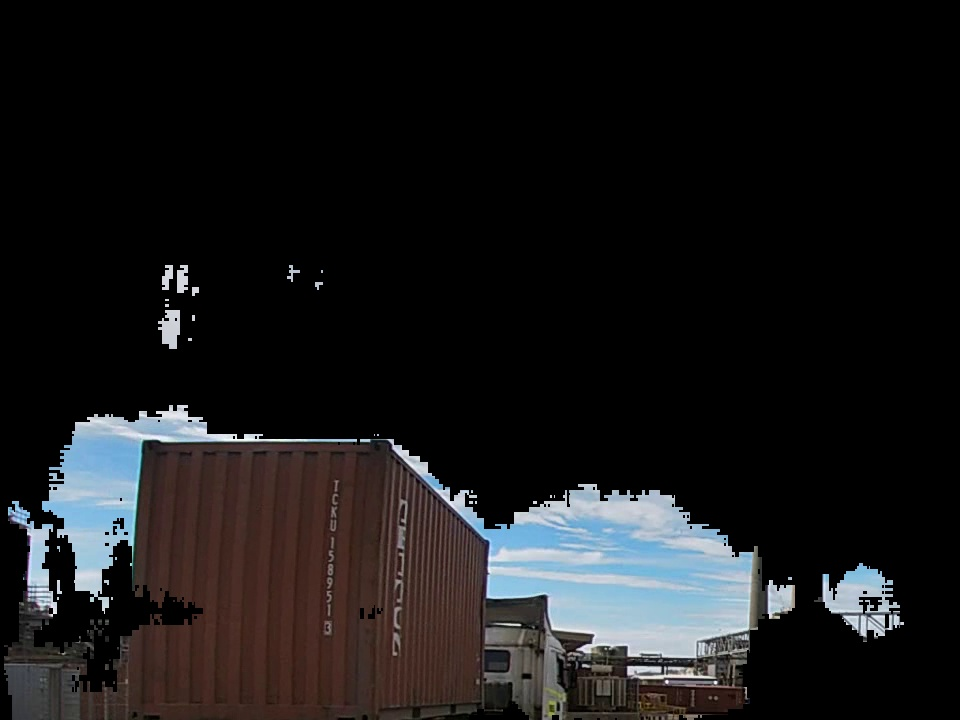
#> input picture test_in.jpg, 960 x 720 px; its folder holds only this picture in this run
$ python -i process_truck.py   (imports and definitions only)
#> lines starting #> are read from the running program, lines starting #| are printed output that depends on the picture; after the words box and inside, x2 and y2 are one past the last pixel; in counts of white or black regions, pixels touching at a corner belong together
### global_params_variables.py
import json


def load_config():
    with open('params.json', 'r') as f:
#> (reads params.json from the repository)
        return json.load(f)


class ParamsDict(dict):
    """
    to load the params only once
    """
    _config = None

    def __init__(self):
        super().__init__()
        if ParamsDict._config is None:
            ParamsDict._config = load_config()
        self.config = ParamsDict._config

    def get_all_items(self):
        return list(self.config.items())

    def get_value(self, key):
        return self.config.get(key)

### process_truck.py
import os
import cv2

import global_params_variables

params = global_params_variables.ParamsDict()
output_roi_path = params.get_value('output_roi_path')


def process_images_dir(directory):
    """Process all images in the given directory using the thresholding function."""
    all_ROIs = {}

    for filename in os.listdir(directory):
        if filename.endswith(".jpg") or filename.endswith(".png"):
            image_path = os.path.join(directory, filename)
            ROIs = thresholding(image_path)
            all_ROIs.update(ROIs)
        else:
            print("Skipping file:", filename)

    return all_ROIs


def thresholding(img):
#> called with img = 'test_in.jpg'
    image = cv2.imread(img)
#> image is the input picture: shape (720, 960, 3); mean B, G, R 24.9, 24.1, 24.7
    original = image.copy()
    gray = cv2.cvtColor(image, cv2.COLOR_BGR2GRAY)
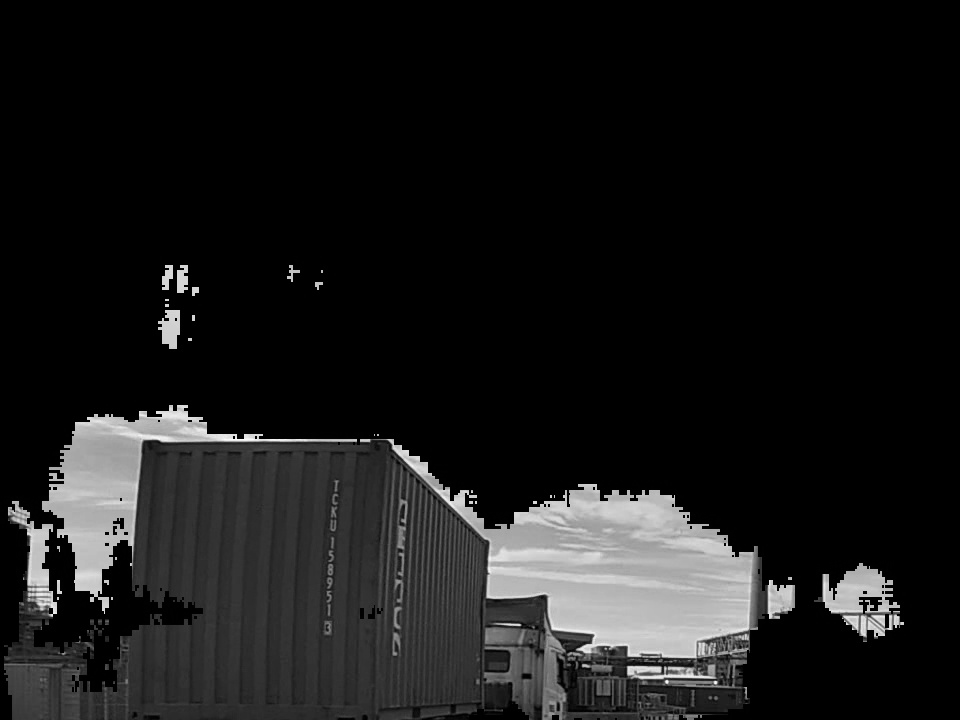
#> gray: shape (720, 960); min 0, max 254, mean 24.4
    blurred = cv2.GaussianBlur(gray, (5, 5), 0)
    canny = cv2.Canny(blurred, 50, 200, 255)
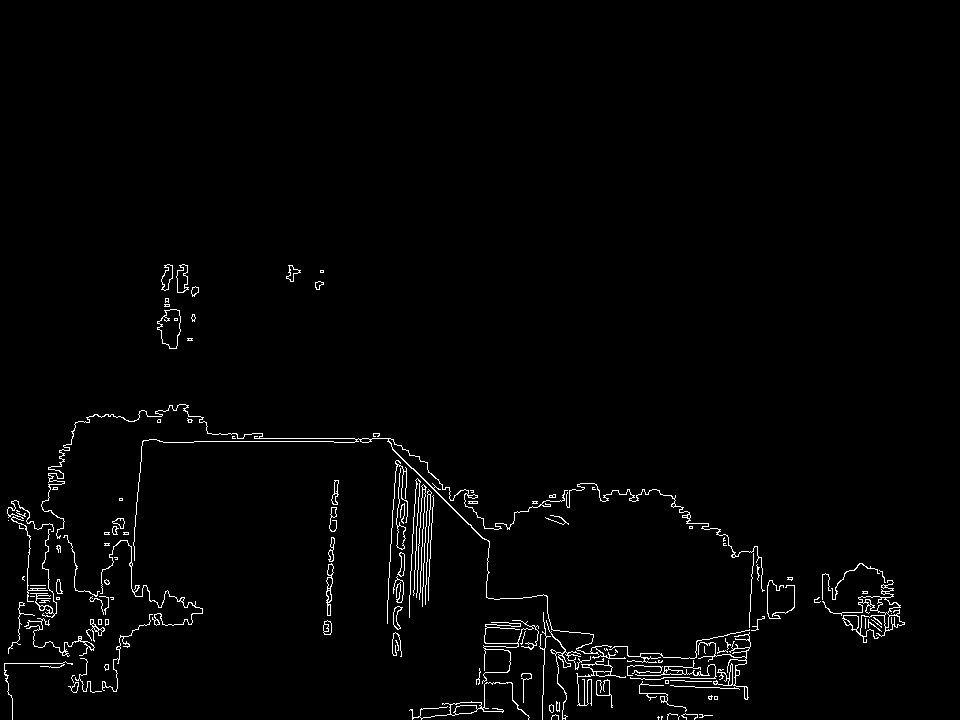
#> canny: shape (720, 960); 1.7% white in thin lines or dots, all inside (x1, y1, x2, y2) = (4, 264, 905, 720)
    # cv2.imshow("Output", canny)
    # cv2.waitKey(0)

    ROI_number = 0
    ROIs = {}  # store ROIs and their coordinates

    cnts = cv2.findContours(canny, cv2.RETR_EXTERNAL, cv2.CHAIN_APPROX_SIMPLE)
#> cnts = 132 contours, 95 with area under 20; largest, box (x1, y1, x2, y2) and area: (822, 580, 905, 643) 798, (157, 309, 181, 349) 632, (409, 682, 530, 720) 345, (41, 404, 626, 659) 312, (576, 658, 626, 706) 244
    cnts = cnts[0] if len(cnts) == 2 else cnts[1]

    for c in cnts:
        x, y, w, h = cv2.boundingRect(c)
        roi_area = w * h

        if 150 < roi_area < 2000:
            ROI = original[y:y + h, x:x + w]
            ROIs[ROI_number] = ((x, y, w, h), ROI)  # Store ROI coordinates and image array

            roi_filename = os.path.join(output_roi_path, f"roi_{ROI_number}_{x}_{y}.png")
            cv2.imwrite(roi_filename, ROI)

        ROI_number += 1
#> this loop made 12 passes
#> (x, y, w, h, roi_area) on passes 4, 5, 6, 7, 8, 9, 11, 12: (699, 714, 14, 4, 56), (551, 714, 8, 6, 48), (681, 713, 17, 7, 119), (667, 713, 11, 7, 77), (549, 704, 5, 9, 45), (556, 701, 4, 11, 44), (708, 695, 5, 5, 25), (670, 685, 70, 5, 350)
#> after the loop, ROI_number = 11; ROIs = 1 item

    return ROIs

#> (the run stopped early here; a loop or call above may not have finished)
